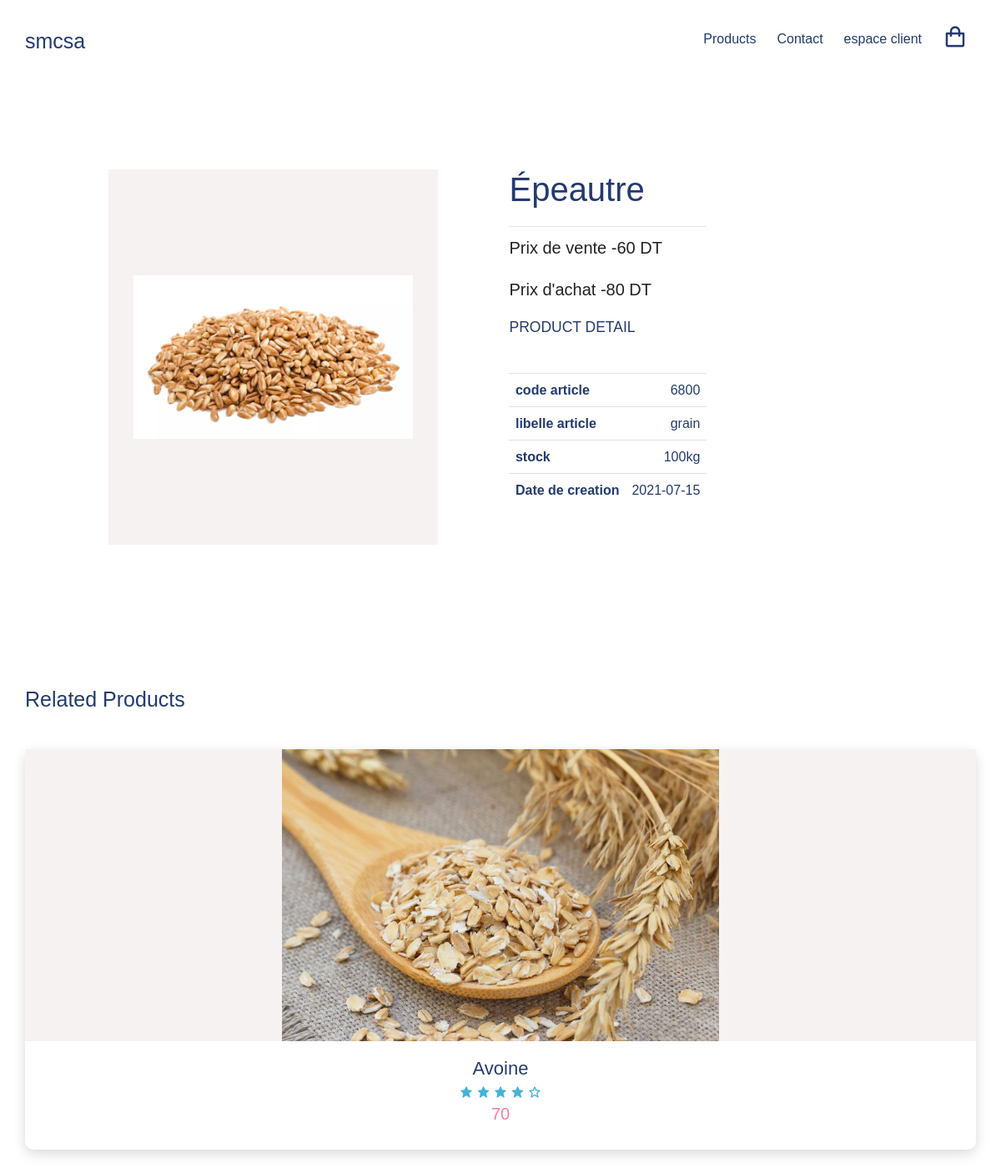
The page /user/article/details/Product-details.php?recordId=1 on the database its author committed.
### tables this page shows
CREATE TABLE `article` (
  `id` int(11) NOT NULL,
  `name` varchar(50) NOT NULL,
  `code_article` varchar(100) NOT NULL,
  `libelle_article` varchar(100) NOT NULL,
  `prix_achat` int(50) NOT NULL,
  `prix_vente` int(50) NOT NULL,
  `stock` varchar(50) NOT NULL,
  `date` date NOT NULL
);

### programme/functions.php (called while the page is built)
<?php
function check_login($con)
{
	if(isset($_SESSION['user_id']))
	{
		$id = $_SESSION['user_id'];
		$query = "select * from users where user_id = '$id' limit 1";
		$result = mysqli_query($con,$query);
		if($result && mysqli_num_rows($result) > 0)
		{
			$user_data = mysqli_fetch_assoc($result);
			return $user_data;
		}
	}else{
		return false;
	}
	die;
}

### user/article/details/Product-details.php (the view, shortened to what this page needs)
<?php
include("../../../programme/connection.php");
include("../../../programme/functions.php");
$idproduct =$_GET['recordId'];
$sqls= "SELECT * FROM article WHERE id <> '$idproduct' order by rand() limit 1";
$sql = "SELECT * FROM article WHERE id='$idproduct'";
$result = $con->query($sql);
$results = $con->query($sqls);
if(check_login($con) === false ){
  $displaylog = 'none';
  $displaycli= "block";
}
?>
<!DOCTYPE html>
<html lang="en">
<head>
  <link rel="stylesheet" href="https://maxcdn.bootstrapcdn.com/bootstrap/4.0.0/css/bootstrap.min.css">
  <link rel="stylesheet" href="https://cdn.jsdelivr.net/npm/boxicons@latest/css/boxicons.min.css" />
  <link rel="stylesheet" href="https://cdnjs.cloudflare.com/ajax/libs/Glide.js/3.4.1/css/glide.core.css" />
  <link rel="stylesheet" href="../css/styles.css" />
</head>
<body>
  <nav class="nav">
        <div class="navigation container">
            <div class="logo">
                <h1>smcsa</h1>
            </div>
            <div class="menu">
                <ul class="nav-list">
                    <li class="nav-item">
                        <a href="../liste des produit/Product.php" class="nav-link">Products</a>
                    </li>
                    <li class="nav-item" style="display : <?php echo $displayiteams ?>">
                        <a href="../../contact/mail.php" class="nav-link" >Contact</a>
                    </li>
				            <li class="nav-item">
                        <a href="../../login/login.php" class="nav-link " style="display : <?php echo $displaycli ?>" >espace client</a>
                    </li>
                    <li class="nav-item">
                        <a href="../shop/cart.php" class="nav-link icon"><i class="bx bx-shopping-bag"></i></a>
                    </li>
                </ul>
            </div>
        </div>
    </nav>
  <?php
        while($row = $result->fetch_assoc()) {
         $record = $row["id"];
          echo '
  <section class="section product-detail">
  <div class="details container-md">
      <div class="left">
        <div class="main">
          <img src="../img/img'. $idproduct .'.png" alt="">
        </div>
      </div>
        <div class="container">
        <div class="row">
            <div class="span7">
        <div class="right">
        <h1>' . $row["name"] . '</h1>
        <hr>
        <div class="price">Prix de vente -' . $row["prix_achat"] . ' DT</div> <br>
        <div class="price">Prix d&#39achat -' . $row["prix_vente"] . ' DT</div>
        <form class="form"  style=" display:' . $displaylog . '">
          <input type="text" placeholder="1">
          <a href="../shop/cart.php?record=' . $record . '" class="addCart"  display="none">Add To Cart</a>
        </form>
        <h3>Product Detail</h3>';
               ?>
                <br>
            </div>
            <table class="table">
                <tbody>
                  <tr>
                    <th scope="col">code article</th>
                    <td><?php echo $row["code_article"];  ?></td>
                  </tr>
                  <tr>
                    <th scope="row">libelle article</th>
                    <td><?php echo $row["libelle_article"]; ?></td>
                  </tr>
                  <tr>
                    <th scope="row">stock</th>
                    <td><?php echo $row["stock"];  ?></td>
                  </tr>
                  <tr>
                    <th scope="row">Date de creation</th>
                    <td><?php echo $row["date"]; }?></td>
                  </tr>
                </tbody>
            </table>
                    </div>
                </div>
            </div>
        </div>
  </section>
  <section class="section featured">
    <div class="top container">
      <h1>Related Products</h1>
    </div>
    <?php
        while($row = $results->fetch_assoc()) {
          echo '
    <div class="product-center container">
      <div class="product">
        <div class="product-header">
          <img src="../img/img' . $row["id"] . '.png" alt="image article">
        </div>
        <div class="product-footer">
          <a href="#"><h3>' . $row["name"] . '</h3></a>
          <div class="rating">
            <i class="bx bxs-star"></i>
            <i class="bx bxs-star"></i>
            <i class="bx bxs-star"></i>
            <i class="bx bxs-star"></i>
            <i class="bx bx-star"></i>
          </div>
          <h4 class="price">' . $row["prix_achat"] . '</h4>
        </div>
      </div>
      ';}?>
  </section>
</body>
</html>

### user/article/css/Styles.css (style rules this page uses)
:root { --white: #fff; --black: #222; --pink: #f60091; --grey: #444; --grey2: #959595; --grey-alt: #d1e2e9; --yellow: #ffd800; --green: #59b210; }
*, *::before, *::after { margin: 0; padding: 0; box-sizing: inherit; }
html { scroll-behavior: smooth; box-sizing: border-box; font-size: 62.5%; }
body { font-family: "Poppins", sans-serif; font-size: 1.6rem; font-weight: 400; background-color: #fff; color: #243a6f; position: relative; z-index: 1; }
h1, h2, h3, h4 { font-weight: 500; }
a { color: inherit; text-decoration: none; }
img { max-width: 100%; }
li { list-style: none; }
.container { max-width: 120rem; margin: 0 auto; }
.container-md { max-width: 100rem; margin: 0 auto; }
@media only screen and (max-width: 1200px) { .container { padding: 0 3rem; } }
@media only screen and (max-width: 1200px) { .container-md { padding: 0 3rem; } }
.nav { padding: 1.6rem 0; }
.navigation { display: flex; align-items: center; justify-content: space-between; }
.logo h1 { font-size: 2.5rem; }
.nav-list { display: flex; align-items: center; }
.nav-item:not(:last-child) { margin-right: 0.5rem; }
.nav-link:link, .nav-link:visited { padding: 0.8rem 1rem; transition: all 300ms ease-in-out; }
.nav-link.icon { font-size: 3rem; }
.section { padding: 10rem 0 5rem 0; }
.product-center { display: grid; grid-template-columns: repeat(auto-fit, minmax(25rem, 1fr)); gap: 7rem 3rem; }
.product { height: 48rem; background-color: #fff; box-shadow: 0 0.5rem 1.5rem rgba(0, 0, 0, 0.15); border-radius: 1rem; text-align: center; transition: all 300ms ease-in-out; }
.product-header { position: relative; height: 35rem; background-color: #f6f2f1; transition: all 300ms ease-in-out; z-index: 0; }
.product-header img { height: 100%; }
.product-footer { padding: 2rem 1.6rem 1.6rem 1.6rem; }
.product-footer h3 { font-size: 2.2rem; }
.rating { color: #43b3d9; }
.product-footer .price { color: #ff7c9c; font-size: 2rem; }
.section .top { display: flex; align-items: center; justify-content: space-between; margin-bottom: 4rem; }
.product-detail .details { display: grid; grid-template-columns: 1fr 1.2fr; gap: 7rem; }
.product-detail .left { display: flex; flex-direction: column; }
.product-detail .left .main { text-align: center; background-color: #f6f2f1; margin-bottom: 2rem; height: 45rem; padding: 3rem; }
.product-detail .left .main img { object-fit: contain; height: 100%; }
.product-detail .right h1 { font-size: 4rem; line-height: 1.2; margin-bottom: 2rem; }
.product-detail .right .price { font-size: 600; font-size: 2rem; color: #222; margin-bottom: 2rem; }
.product-detail .right div { display: inline-block; position: relative; z-index: 1; }
.product-detail h3 { text-transform: uppercase; margin-bottom: 2rem; }
table { width: 100%; border-collapse: collapse; }
td { padding: 1rem 0.5rem; }
td:last-child { text-align: right; }

### rows shown on the page
article: name "Épeautre", prix_achat "60", prix_vente "80", code_article "6800", libelle_article "grain", stock "100kg", date "2021-07-15"
article: name "Avoine", prix_achat "70"
